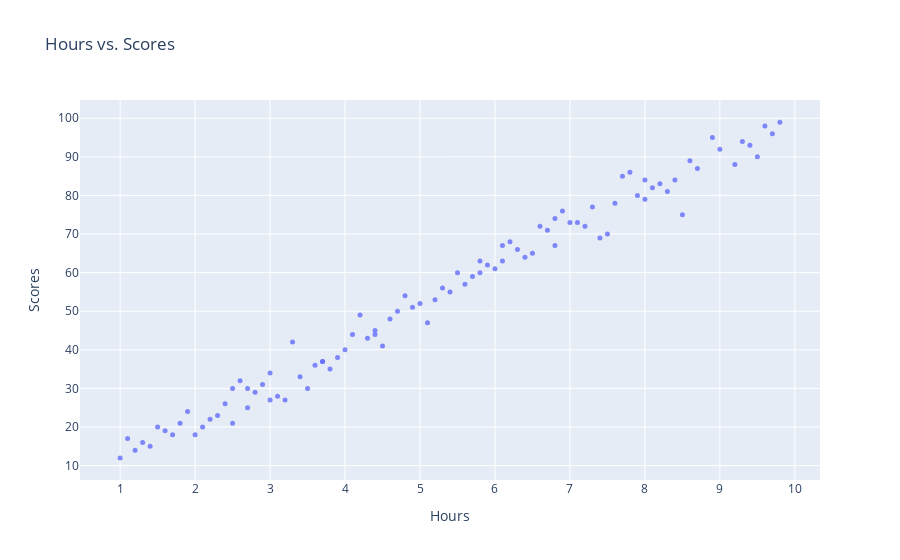

The code cell stored with this chart in its notebook:
### Code cell
fig=px.scatter(df,
              x='Hours',
              y='Scores',
              opacity=0.8,
              title='Hours vs. Scores')
fig.update_traces(marker_size=5)
plt.figure(figsize=(10,6))
fig.show();

### Figure 1 — Plotly figure (JSON) as saved in the notebook; plotly's stock layout.template omitted (floating-point values rounded to 4 significant figures)
{"data": [{"hovertemplate": "Hours=%{x}<br>Scores=%{y}<extra></extra>", "legendgroup": "", "marker": {"color": "#636efa", "opacity": 0.8, "size": 5, "symbol": "circle"}, "mode": "markers", "name": "", "orientation": "v", "showlegend": false, "type": "scatter", "x": [2.5, 5.1, 3.2, 8.5, 3.5, 1.5, 9.2, 5.5, 8.3, 2.7, 7.7, 5.9, 4.5, 3.3, 1.1, 8.9, 2.5, 1.9, 6.1, 7.4, 2.7, 4.8, 3.8, 6.9, 7.8, 4.2, 9.5, 5.8, 2.3, 4.7, 1.6, 9, 6.2, 8.1, 3.9, 2.2, 7.1, 6.3, 5.3, 4.4, 1.8, 9.4, 6.7, 3.7, 7.3, 4.1, 8, 3.1, 1.3, 5.7, 2.8, 7.9, 6.6, 3.6, 2.4, 4.6, 8.4, 1.7, 5.2, 6.4, 7.6, 9.3, 3.4, 2.1, 5.4, 8.2, 1.4, 9.6, 6.8, 7.5, 4.3, 6.5, 8.7, 3, 2.9, 1.2, 9.7, 4.9, 5.6, 8.6, 2.6, 7.2, 1, 6, 4, 5, 6.8, 2, 3, 7, 9.8, 5.8, 4.4, 6.1, 3.7, 8], "xaxis": "x", "y": [21, 47, 27, 75, 30, 20, 88, 60, 81, 25, 85, 62, 41, 42, 17, 95, 30, 24, 67, 69, 30, 54, 35, 76, 86, 49, 90, 63, 23, 50, 19, 92, 68, 82, 38, 22, 73, 66, 56, 45, 21, 93, 71, 37, 77, 44, 79, 28, 16, 59, 29, 80, 72, 36, 26, 48, 84, 18, 53, 64, 78, 94, 33, 20, 55, 83, 15, 98, 74, 70, 43, 65, 87, 27, 31, 14, 96, 51, 57, 89, 32, 72, 12, 61, 40, 52, 67, 18, 34, 73, 99, 60, 44, 63, 37, 84], "yaxis": "y"}], "layout": {"legend": {"tracegroupgap": 0}, "title": {"text": "Hours vs. Scores"}, "xaxis": {"anchor": "y", "domain": [0, 1], "title": {"text": "Hours"}}, "yaxis": {"anchor": "x", "domain": [0, 1], "title": {"text": "Scores"}}}}
